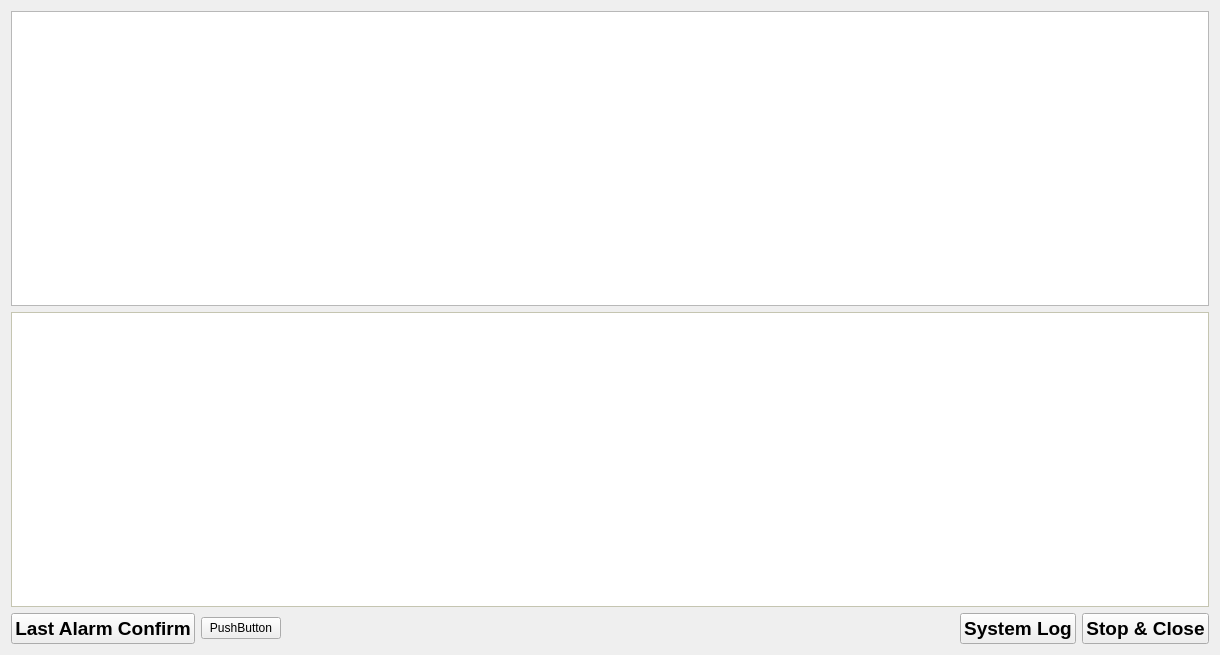
<?xml version="1.0" encoding="UTF-8"?>
<ui version="4.0">
 <class>MainWindow</class>
 <widget class="QMainWindow" name="MainWindow">
  <property name="geometry">
   <rect>
    <x>0</x>
    <y>0</y>
    <width>1220</width>
    <height>655</height>
   </rect>
  </property>
  <property name="windowTitle">
   <string>Trend Logger + Protocol converter from MODBUS/TCP to MNU SCADA protocol (MADBUS) + Alarms Server</string>
  </property>
  <widget class="QWidget" name="centralWidget">
   <layout class="QVBoxLayout" name="verticalLayout">
    <item>
     <widget class="QListWidget" name="listWidget">
      <property name="font">
       <font>
        <family>Courier New</family>
        <pointsize>10</pointsize>
        <weight>75</weight>
        <bold>true</bold>
       </font>
      </property>
     </widget>
    </item>
    <item>
     <widget class="QListWidget" name="alarmWidget">
      <property name="enabled">
       <bool>true</bool>
      </property>
      <property name="palette">
       <palette>
        <active>
         <colorrole role="WindowText">
          <brush brushstyle="SolidPattern">
           <color alpha="255">
            <red>0</red>
            <green>0</green>
            <blue>0</blue>
           </color>
          </brush>
         </colorrole>
         <colorrole role="Dark">
          <brush brushstyle="SolidPattern">
           <color alpha="255">
            <red>0</red>
            <green>0</green>
            <blue>0</blue>
           </color>
          </brush>
         </colorrole>
         <colorrole role="Mid">
          <brush brushstyle="SolidPattern">
           <color alpha="255">
            <red>0</red>
            <green>0</green>
            <blue>0</blue>
           </color>
          </brush>
         </colorrole>
         <colorrole role="Text">
          <brush brushstyle="SolidPattern">
           <color alpha="255">
            <red>0</red>
            <green>0</green>
            <blue>0</blue>
           </color>
          </brush>
         </colorrole>
         <colorrole role="ButtonText">
          <brush brushstyle="SolidPattern">
           <color alpha="255">
            <red>0</red>
            <green>0</green>
            <blue>0</blue>
           </color>
          </brush>
         </colorrole>
         <colorrole role="Base">
          <brush brushstyle="SolidPattern">
           <color alpha="255">
            <red>255</red>
            <green>255</green>
            <blue>255</blue>
           </color>
          </brush>
         </colorrole>
         <colorrole role="Window">
          <brush brushstyle="SolidPattern">
           <color alpha="255">
            <red>255</red>
            <green>255</green>
            <blue>230</blue>
           </color>
          </brush>
         </colorrole>
        </active>
        <inactive>
         <colorrole role="WindowText">
          <brush brushstyle="SolidPattern">
           <color alpha="255">
            <red>0</red>
            <green>0</green>
            <blue>0</blue>
           </color>
          </brush>
         </colorrole>
         <colorrole role="Dark">
          <brush brushstyle="SolidPattern">
           <color alpha="255">
            <red>0</red>
            <green>0</green>
            <blue>0</blue>
           </color>
          </brush>
         </colorrole>
         <colorrole role="Mid">
          <brush brushstyle="SolidPattern">
           <color alpha="255">
            <red>0</red>
            <green>0</green>
            <blue>0</blue>
           </color>
          </brush>
         </colorrole>
         <colorrole role="Text">
          <brush brushstyle="SolidPattern">
           <color alpha="255">
            <red>0</red>
            <green>0</green>
            <blue>0</blue>
           </color>
          </brush>
         </colorrole>
         <colorrole role="ButtonText">
          <brush brushstyle="SolidPattern">
           <color alpha="255">
            <red>0</red>
            <green>0</green>
            <blue>0</blue>
           </color>
          </brush>
         </colorrole>
         <colorrole role="Base">
          <brush brushstyle="SolidPattern">
           <color alpha="255">
            <red>255</red>
            <green>255</green>
            <blue>255</blue>
           </color>
          </brush>
         </colorrole>
         <colorrole role="Window">
          <brush brushstyle="SolidPattern">
           <color alpha="255">
            <red>255</red>
            <green>255</green>
            <blue>230</blue>
           </color>
          </brush>
         </colorrole>
        </inactive>
        <disabled>
         <colorrole role="WindowText">
          <brush brushstyle="SolidPattern">
           <color alpha="255">
            <red>0</red>
            <green>0</green>
            <blue>0</blue>
           </color>
          </brush>
         </colorrole>
         <colorrole role="Dark">
          <brush brushstyle="SolidPattern">
           <color alpha="255">
            <red>0</red>
            <green>0</green>
            <blue>0</blue>
           </color>
          </brush>
         </colorrole>
         <colorrole role="Mid">
          <brush brushstyle="SolidPattern">
           <color alpha="255">
            <red>0</red>
            <green>0</green>
            <blue>0</blue>
           </color>
          </brush>
         </colorrole>
         <colorrole role="Text">
          <brush brushstyle="SolidPattern">
           <color alpha="255">
            <red>0</red>
            <green>0</green>
            <blue>0</blue>
           </color>
          </brush>
         </colorrole>
         <colorrole role="ButtonText">
          <brush brushstyle="SolidPattern">
           <color alpha="255">
            <red>0</red>
            <green>0</green>
            <blue>0</blue>
           </color>
          </brush>
         </colorrole>
         <colorrole role="Base">
          <brush brushstyle="SolidPattern">
           <color alpha="255">
            <red>255</red>
            <green>255</green>
            <blue>230</blue>
           </color>
          </brush>
         </colorrole>
         <colorrole role="Window">
          <brush brushstyle="SolidPattern">
           <color alpha="255">
            <red>255</red>
            <green>255</green>
            <blue>230</blue>
           </color>
          </brush>
         </colorrole>
        </disabled>
       </palette>
      </property>
      <property name="font">
       <font>
        <family>Courier New</family>
        <pointsize>9</pointsize>
        <weight>75</weight>
        <bold>true</bold>
       </font>
      </property>
     </widget>
    </item>
    <item>
     <layout class="QHBoxLayout" name="horizontalLayout">
      <item>
       <widget class="QPushButton" name="button_Confirm5Alarms">
        <property name="font">
         <font>
          <pointsize>14</pointsize>
          <weight>75</weight>
          <bold>true</bold>
         </font>
        </property>
        <property name="text">
         <string>Last Alarm Confirm</string>
        </property>
        <property name="icon">
         <iconset resource="res.qrc">
          <normaloff>:/icons/accept.ico</normaloff>:/icons/accept.ico</iconset>
        </property>
        <property name="iconSize">
         <size>
          <width>48</width>
          <height>48</height>
         </size>
        </property>
       </widget>
      </item>
      <item>
       <widget class="QPushButton" name="testButton">
        <property name="text">
         <string>PushButton</string>
        </property>
       </widget>
      </item>
      <item>
       <spacer name="horizontalSpacer">
        <property name="orientation">
         <enum>Qt::Horizontal</enum>
        </property>
        <property name="sizeHint" stdset="0">
         <size>
          <width>40</width>
          <height>20</height>
         </size>
        </property>
       </spacer>
      </item>
      <item>
       <widget class="QPushButton" name="buttonMessagesShow">
        <property name="font">
         <font>
          <pointsize>14</pointsize>
          <weight>75</weight>
          <bold>true</bold>
         </font>
        </property>
        <property name="text">
         <string>System Log</string>
        </property>
        <property name="icon">
         <iconset resource="res.qrc">
          <normaloff>:/icons/notepad_6536.ico</normaloff>:/icons/notepad_6536.ico</iconset>
        </property>
        <property name="iconSize">
         <size>
          <width>48</width>
          <height>48</height>
         </size>
        </property>
       </widget>
      </item>
      <item>
       <widget class="QPushButton" name="buttonClose">
        <property name="font">
         <font>
          <pointsize>14</pointsize>
          <weight>75</weight>
          <bold>true</bold>
         </font>
        </property>
        <property name="text">
         <string>Stop &amp;&amp; Close</string>
        </property>
        <property name="icon">
         <iconset resource="res.qrc">
          <normaloff>:/icons/exit.ico</normaloff>:/icons/exit.ico</iconset>
        </property>
        <property name="iconSize">
         <size>
          <width>48</width>
          <height>48</height>
         </size>
        </property>
       </widget>
      </item>
     </layout>
    </item>
   </layout>
  </widget>
 </widget>
 <layoutdefault spacing="6" margin="11"/>
 <resources>
  <include location="res.qrc"/>
 </resources>
 <connections/>
</ui>
